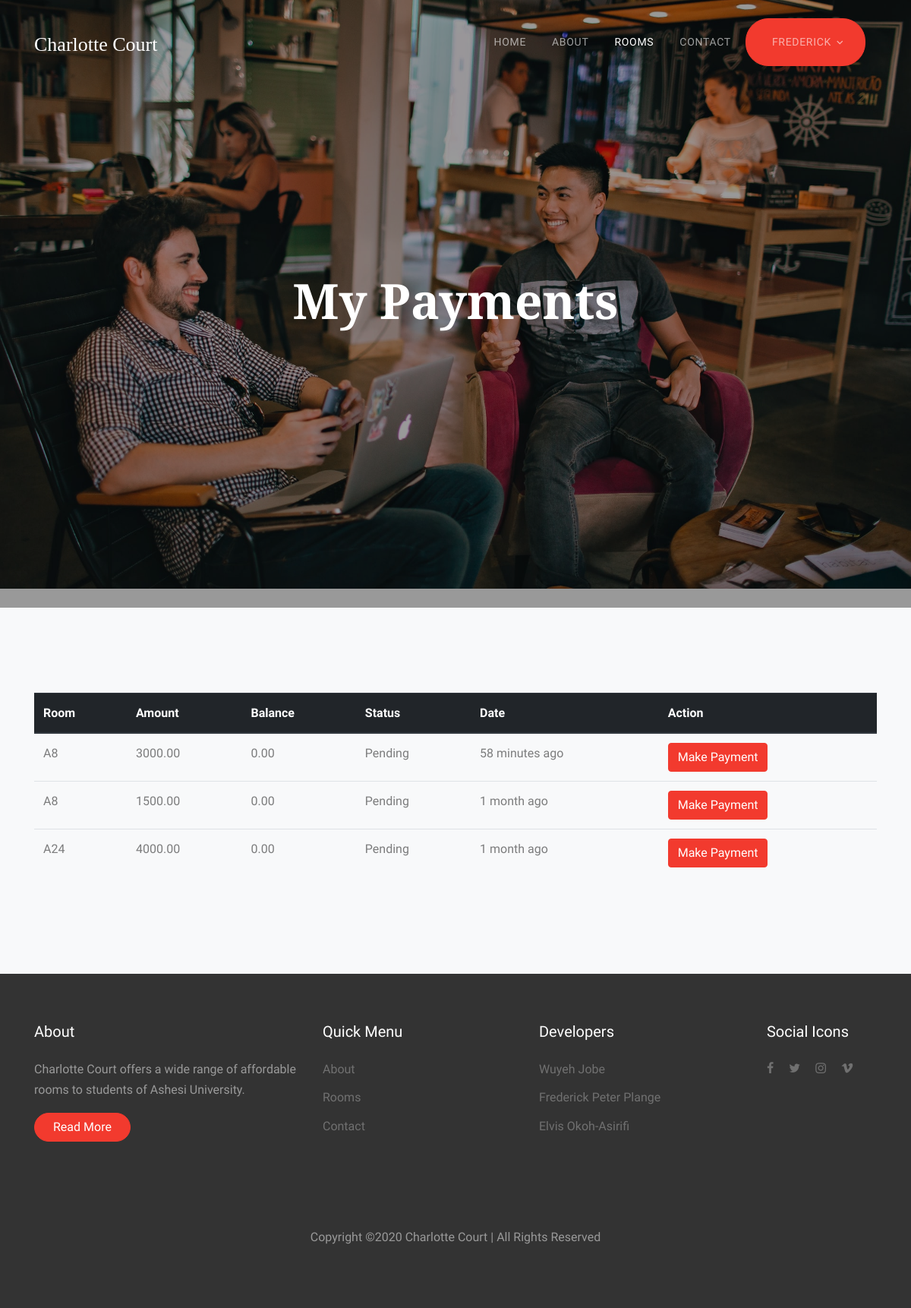
Screenshot of /hostel/payments (signed in) with the database file from the repository.
### hostel/models.py (models this page shows)
class Payment(models.Model):
    user = models.ForeignKey(User, related_name='payments', on_delete=models.CASCADE)
    room = models.ForeignKey(Room, related_name='payments', on_delete=models.CASCADE)
    reservation = models.ForeignKey(Reservation, related_name='payments', on_delete=models.CASCADE)
    status = models.CharField(max_length=50, default='Pending')
    amount = models.DecimalField(max_digits=7, decimal_places=2)
    balance = models.DecimalField(max_digits=7, decimal_places=2, default=0.00)
    date_time = models.DateTimeField(auto_now_add=True)
    class Meta:
        ordering = ["date_time"]

class Room(models.Model):
    room_type = models.ForeignKey(Room_Type, related_name='rooms', on_delete=models.CASCADE)
    name = models.CharField(max_length=50, help_text='Name must be a maximum of 50 characters', unique=True)
    num_of_people = models.PositiveSmallIntegerField(default=0)
    status = models.CharField(max_length=30, default='Available') #full or available
    class Meta:
        ordering = ["name"]
    def __str__(self):
        return self.name

### hostel/views.py (the view)
# urls.py: path('payments', views.PaymentsView.as_view(), name='my-payments'),
class PaymentsView(ListView):
    model = Payment
    context_object_name = 'payments'
    template_name = 'payments.html'
    paginate_by = 7
    def get_queryset(self):
        queryset = Payment.objects.filter(user=self.request.user).order_by('-date_time')
        return queryset

### templates/payments.html
{% extends 'master.html' %}
{% load humanize %}
{% block rooms_active_class %}class="active"{% endblock %}
{% block intro %}
<div class="site-blocks-cover overlay" style="background-image: url(/static/images/hero_1.jpg)" data-aos="fade" data-stellar-background-ratio="0.5">
    <div class="container">
      <div class="row align-items-center justify-content-center">
        <div class="col-md-7 text-center" data-aos="fade">
          <h1 class="mb-2">My Payments</h1>
        </div>
      </div>
    </div>
  </div>
{% endblock %}
{% block body %}
<div class="site-section bg-light">
    <div class="container">
        {% if payments %}
        <div class="table-responsive-sm">
            <table class="table">
                <thead class="thead-dark">
                    <tr>
                    <th>Room</th>
                    <th>Amount</th>
                    <th>Balance</th>
                    <th>Status</th>
                    <th>Date</th>
                    <th>Action</th>
                </tr>
                </thead>
                <tbody>
            {% for payment in payments %}
                    <tr>
                        <td>{{ payment.room }}</td>
                        <td>{{ payment.amount }}</td>
                        <td>{{ payment.balance }}</td>
                        <td>{{ payment.status }}</td>
                        <td>{{ payment.date_time|naturaltime }}</td>
                        {% if payment.status == 'Pending'%}
                            <td><button class="btn btn-danger">Make Payment</button></td>
                        {% elif payment.status == 'Incomplete'%}
                            <td><button class="btn btn-danger">Update Payment</button></td>
                        {% else %}
                            <td>-</td>
                        {% endif %}
                    </tr>
            {% endfor %}
            </tbody>
            </table>
            </div>
        {% else %}
        <div class="col-md-6 col-lg-3 mb-5">
            <p>No payments available</p>
        </div>
        {% endif %}
    </div>
  </div>
{% endblock %}

### templates/master.html (shortened to what this page needs)
{% load static %}<!DOCTYPE html>
<html lang="en">
  <head>
    <link rel="stylesheet" href="{% static 'fonts/icomoon/style.css' %}">
    <link rel="stylesheet" href="{% static 'css/bootstrap.min.css' %}">
    <link rel="stylesheet" href="{% static 'css/magnific-popup.css' %}">
    <link rel="stylesheet" href="{% static 'css/jquery-ui.css' %}">
    <link rel="stylesheet" href="{% static 'css/owl.carousel.min.css' %}">
    <link rel="stylesheet" href="{% static 'css/owl.theme.default.min.css' %}">
    <link rel="stylesheet" href="{% static 'css/bootstrap-datepicker.css' %}">
    <link rel="stylesheet" href="{% static 'css/animate.css' %}">
    <link rel="stylesheet" href="https://cdn.jsdelivr.net/npm/mediaelement@4.2.7/build/mediaelementplayer.min.css">
    <link rel="stylesheet" href="{% static 'fonts/flaticon/font/flaticon.css' %}">
    <link rel="stylesheet" href="{% static 'css/aos.css' %}">
    <link rel="stylesheet" href="{% static 'css/style.css' %}">
    <link rel="stylesheet" href="https://stackpath.bootstrapcdn.com/font-awesome/4.7.0/css/font-awesome.min.css">
  </head>
  <body>
  <div class="site-wrap">
    <div class="site-navbar-wrap js-site-navbar bg-white">
      <div class="container">
        <div class="site-navbar bg-light">
          <div class="py-1">
            <div class="row align-items-center">
              <div class="col-4">
                <h2 class="mb-0 site-logo"><a href="{% url 'index' %}">Charlotte Court</a></h2>
              </div>
              <div class="col-8">
                <nav class="site-navigation text-right" role="navigation">
                  <div class="container">
                    <ul class="site-menu js-clone-nav d-none d-lg-block">
                      <li {% block home_active_class %}{% endblock%} >
                        <a href="{% url 'index' %}">Home</a>
                      </li>
                      <li {% block about_active_class %}{% endblock %} ><a href="{% url 'about' %}">About</a></li>
                      <li {% block rooms_active_class %}{% endblock %} ><a href="{% url 'rooms' %}">Rooms</a></li>
                      <li {% block contact_active_class %}{% endblock %} ><a href="{% url 'contact' %}">Contact</a></li>
                      {% if user.is_authenticated %}
                      <li class="has-children btn btn-primary pill text-white px-4">
                        <a href="#">{% firstof user.get_short_name user.get_username %}</a>
                      </li>
                      {% else %}
                      <li class="btn btn-primary pill text-white px-4"><a href="{% url 'accounts:login' %}">Login</a></li>
                      {% endif %}
                    </ul>
                  </div>
                </nav>
              </div>
            </div>
          </div>
        </div>
      </div>
    </div>
    {% block intro %}
    {% endblock %}
    {% block body %}
    {% endblock %}
    <footer class="site-footer">
      <div class="container">
        <div class="row">
          <div class="col-md-4">
            <h3 class="footer-heading mb-4 text-white">About</h3>
            <p>Charlotte Court offers a wide range of affordable rooms to students of Ashesi University.</p>
            <p><a href="{% url 'about'%}" class="btn btn-primary pill text-white px-4">Read More</a></p>
          </div>
          <div class="col-md-6">
            <div class="row">
              <div class="col-md-6">
                <h3 class="footer-heading mb-4 text-white">Quick Menu</h3>
                  <ul class="list-unstyled">
                    <li><a href="{% url 'about'%}">About</a></li>
                    <li><a href="{% url 'rooms'%}">Rooms</a></li>
                    <li><a href="{% url 'contact' %}">Contact</a></li>
                  </ul>
              </div>
              <div class="col-md-6">
                <h3 class="footer-heading mb-4 text-white">Developers</h3>
                  <ul class="list-unstyled">
                    <li><a href="#">Wuyeh Jobe</a></li>
                    <li><a href="#">Frederick Peter Plange</a></li>
                    <li><a href="#">Elvis Okoh-Asirifi</a></li>
                  </ul>
              </div>
            </div>
          </div>
          <div class="col-md-2">
            <div class="col-md-12"><h3 class="footer-heading mb-4 text-white">Social Icons</h3></div>
              <div class="col-md-12">
                <p>
                  <a href="#" class="pb-2 pr-2 pl-0"><span class="icon-facebook"></span></a>
                  <a href="#" class="p-2"><span class="icon-twitter"></span></a>
                  <a href="#" class="p-2"><span class="icon-instagram"></span></a>
                  <a href="#" class="p-2"><span class="icon-vimeo"></span></a>
                </p>
              </div>
          </div>
        </div>
        <div class="row pt-5 mt-5 text-center">
          <div class="col-md-12">
            <p>
            Copyright &copy;<script>document.write(new Date().getFullYear());</script> Charlotte Court | All Rights Reserved
            </p>
          </div>
        </div>
      </div>
    </footer>
  </div>
  </body>
</html>

### static/css/style.css (style rules this page uses)
body { line-height: 1.7; color: rgba(0, 0, 0, 0.5); font-weight: 400; font-size: 1rem; font-family: "Work Sans", -apple-system, BlinkMacSystemFont, "Segoe UI", Roboto, "Helvetica Neue", Arial, sans-serif, "Apple Color Emoji", "Segoe UI Emoji", "Segoe UI Symbol", "Noto Color Emoji"; }
h1, h2, h3, h4, h5, .h1, .h2, .h3, .h4, .h5 { color: #000; }
a { -webkit-transition: .3s all ease; -o-transition: .3s all ease; transition: .3s all ease; }
.site-wrap:before { -webkit-transition: .3s all ease-in-out; -o-transition: .3s all ease-in-out; transition: .3s all ease-in-out; background: rgba(0, 0, 0, 0.6); content: ""; position: absolute; z-index: 2000; top: 0; left: 0; right: 0; bottom: 0; opacity: 0; visibility: hidden; }
.btn { position: relative; top: 0; }
.btn.pill { border-radius: 30px !important; }
.site-section { padding: 3em 0; }
@media (min-width: 768px) { .site-section { padding: 7em 0; } }
.site-footer { padding: 4em 0; background-size: cover; background-position: center center; background-repeat: no-repeat; color: rgba(255, 255, 255, 0.5); position: relative; }
.site-footer:before { position: absolute; content: ""; background: rgba(0, 0, 0, 0.8); top: 0; left: 0; right: 0; bottom: 0; }
.site-footer .footer-heading { font-size: 20px; }
.site-footer a { color: rgba(255, 255, 255, 0.3); }
.site-footer ul li { margin-bottom: 10px; }
.site-navbar-top, .site-navbar { border-bottom: 1px solid rgba(0, 0, 0, 0.1); }
.site-navbar { margin-bottom: 0px; width: 100%; border-bottom: none; background: transparent !important; }
.site-navbar .site-logo { font-weight: 200; font-family: "Playfair Display"; }
.site-navbar .site-logo a { font-weight: 200; font-size: 26px; }
.site-navbar .site-navigation .site-menu { margin-bottom: 0; }
.site-navbar .site-navigation .site-menu a { text-decoration: none !important; display: inline-block; }
.site-navbar .site-navigation .site-menu > li { display: inline-block; padding: 10px 5px; }
.site-navbar .site-navigation .site-menu > li > a { padding: 10px 10px; text-transform: uppercase; letter-spacing: .05em; color: rgba(0, 0, 0, 0.6); font-size: 14px !important; text-decoration: none !important; }
.site-navbar .site-navigation .site-menu > li.active > a { color: #fff !important; }
.site-navbar .site-navigation .site-menu .has-children { position: relative; }
.site-navbar .site-navigation .site-menu .has-children > a { position: relative; padding-right: 20px; }
.site-navbar .site-navigation .site-menu .has-children > a:before { position: absolute; content: "\e313"; font-size: 16px; top: 50%; right: 0; -webkit-transform: translateY(-50%); -ms-transform: translateY(-50%); transform: translateY(-50%); font-family: 'icomoon'; }
.site-navbar .site-navigation .site-menu .has-children a { text-transform: uppercase; }
.site-navbar-wrap { background: transparent !important; position: fixed; z-index: 99; width: 100%; padding: 20px 0; margin-bottom: 113px; left: 0; -webkit-transition: .3s all ease; -o-transition: .3s all ease; transition: .3s all ease; }
.site-navbar-wrap .site-navbar .site-logo a { color: #fff; }
.site-navbar-wrap .site-navbar .site-navigation .site-menu > li > a { color: rgba(255, 255, 255, 0.6); font-size: 15px; }
.site-mobile-menu .site-nav-wrap { padding: 0; margin: 0; list-style: none; position: relative; }
.site-mobile-menu .site-nav-wrap a { padding: 10px 20px; display: block; position: relative; color: #212529; }
.site-mobile-menu .site-nav-wrap li { position: relative; display: block; }
.site-mobile-menu .site-nav-wrap li.active > a { color: #f23a2e; }
.site-mobile-menu .site-nav-wrap > li { display: block; position: relative; float: left; width: 100%; }
.site-mobile-menu .site-nav-wrap > li > a { padding-left: 20px; font-size: 20px; }
.site-blocks-cover { background-size: cover; background-repeat: no-repeat; background-position: center center; }
.site-blocks-cover.overlay { position: relative; }
.site-blocks-cover.overlay:before { position: absolute; content: ""; left: 0; bottom: 0; right: 0; top: 0; background: rgba(0, 0, 0, 0.4); }
.site-blocks-cover, .site-blocks-cover .row { min-height: 600px; height: calc(100vh); }
.site-blocks-cover h1 { color: #fff; font-size: 3rem; font-family: "Playfair Display"; }
@media (min-width: 768px) { .site-blocks-cover h1 { font-size: 4rem; font-weight: 900; line-height: 1.2; } }

### rows the page displays
Payment: room "A8", amount "3000.00", balance "0.00", status "Pending", date_time "58 minutes ago", shows "Make Payment"
Payment: room "A8", amount "1500.00", balance "0.00", status "Pending", date_time "1 month ago", shows "Make Payment"
Payment: room "A24", amount "4000.00", balance "0.00", status "Pending", date_time "1 month ago", shows "Make Payment"
